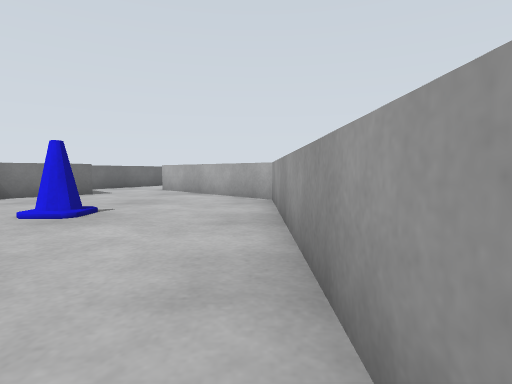
[1] (above)

16 first-person views from a walk through a world built for the Gazebo simulator. The camera is 0.39 m above the floor, tilts 4° down and sees 80° across. The floor is counted in squares, 0.5 m on a side. Each view is taken from the middle of a square. On the plan, view 1 faces up. The plan holds only what a view shows up to about 10 squares ahead; the rest is blank. Simple shapes stand in for some stock models.

[2]
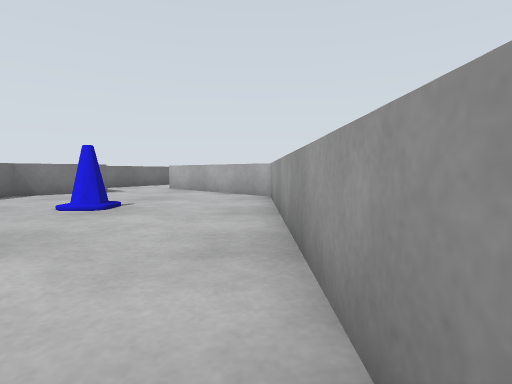

[3]
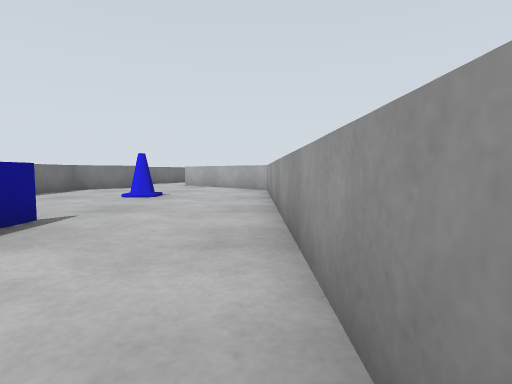

[4]
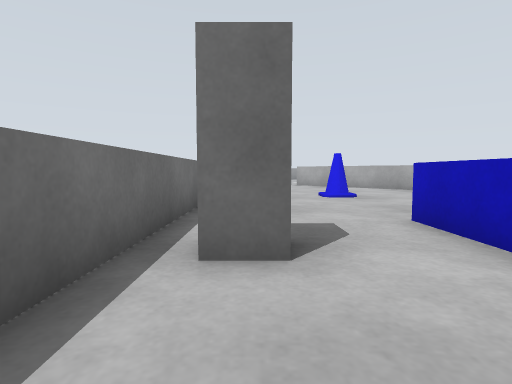

[5]
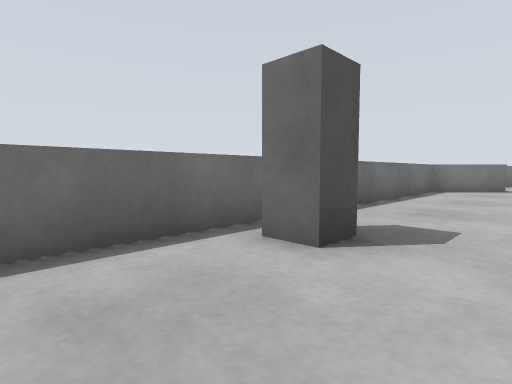

[6]
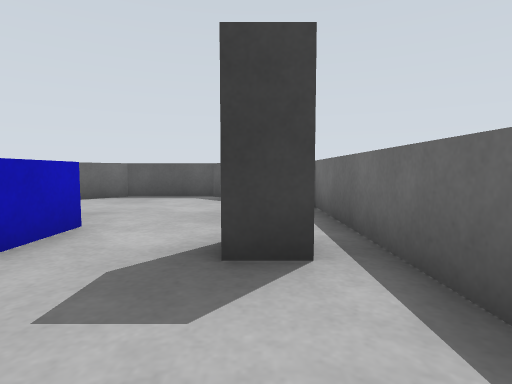

[7]
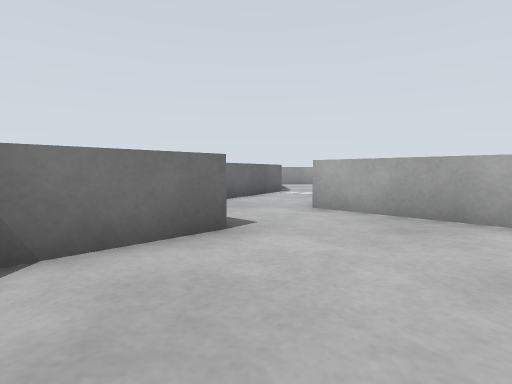

[8]
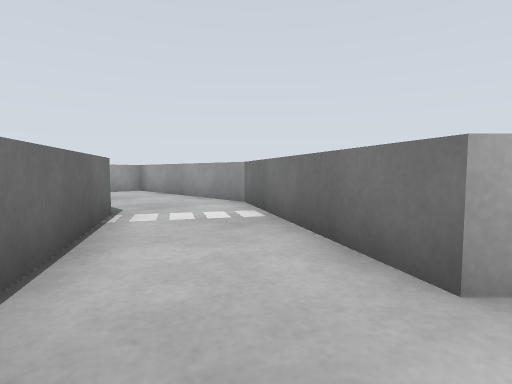

[9]
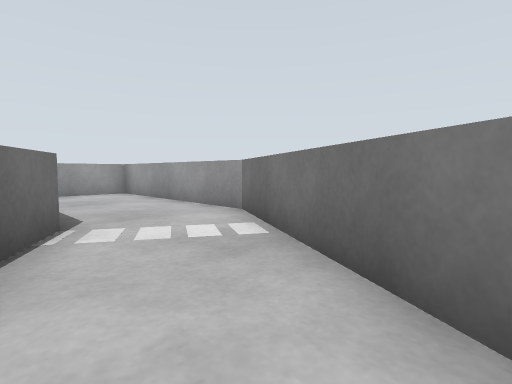

[10]
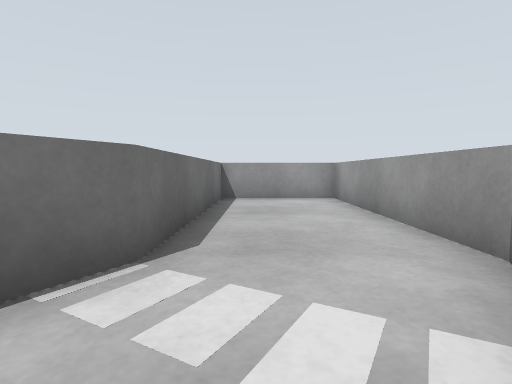

[11]
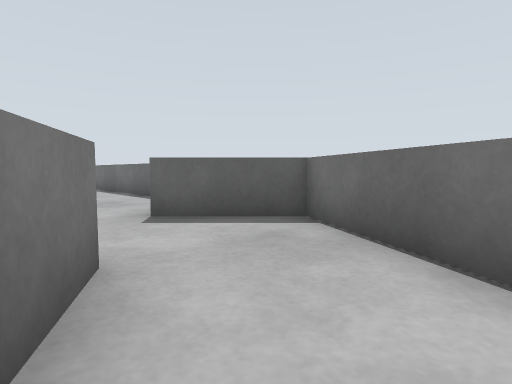

[12]
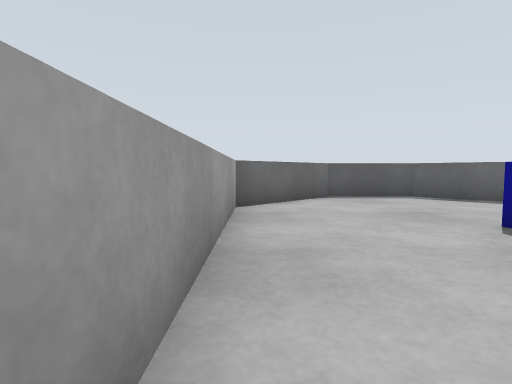

[13]
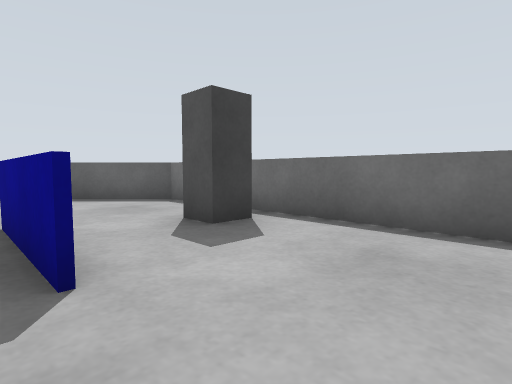

[14]
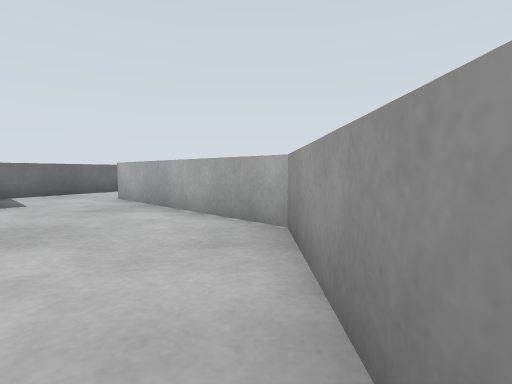

[15]
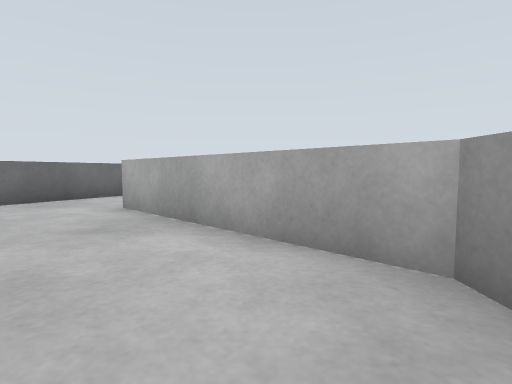

[16]
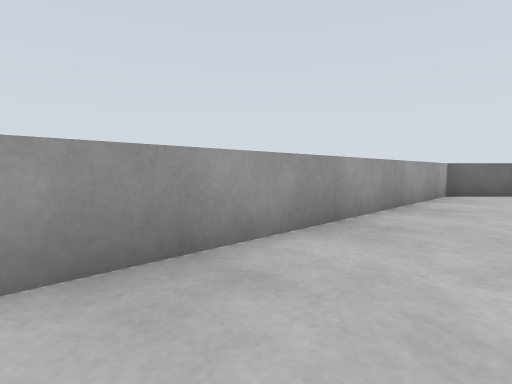

### Floor plan
Points are (right, up) in squares from view 1. A wall is a line through its corners. A room is listed if a view was taken in it or the views show most of it. See-through windows are left out.
Room 1 (views 1, 2, 3, 4, 5, 6, 7, 8, 9, 10, 11, 12, 13, 14, 15, 16)
walls: (-5.4, 10.1) (-7.3, 8.2) (-7.3, -4.6); (0.4, -4.5) (0.4, 8.2) (-3.8, 12.4) (-0.8, 17.6); (-4, 23.6) (-4, 17.6) (-7.3, 11.9)
low walls: (-7.3, 11.9) (-5.4, 10.1); (-7.3, -4.6) (-4.7, -7.1) (-2.2, -7.1) (0.4, -4.5); (-0.8, 17.6) (-0.8, 23.6) (-4, 23.6)
objects: traffic light (-6, -1); cone (-4, 5) to (-3, 5); blue box (-3, -2) to (-3, 0)

Positions as (right, up) in squares from view 1, and headings:
1: (0, 0), facing up
2: (0, -1), facing up
3: (0, -4), facing up
4: (-6, -4), facing up
5: (-4, -4), facing up-left
6: (-6, 2), facing down
7: (-5, 6), facing up
8: (-6, 12), facing up-right
9: (-5, 13), facing up-right
10: (-3, 15), facing up
11: (-3, 15), facing down-left
12: (0, 2), facing down
13: (-3, 3), facing down-left
14: (0, 4), facing up
15: (-1, 6), facing up
16: (-2, 6), facing down-right
